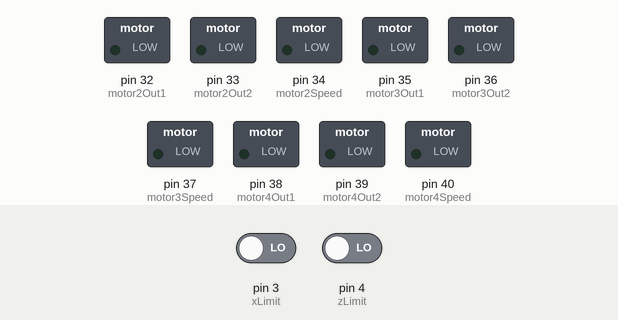
Simulated run of this sketch. Board: Arduino Mega 2560, built with avr-gcc and run on an emulated ATmega2560. Shown: switched loads named in the sketch (green lamp = pin HIGH). The inputs (shaded band) are chosen by the test bench; at power-on: pin 3 (xLimit) LOW, pin 4 (zLimit) LOW.

Above: at 1.2 s.
1.3 s: pin 3 (xLimit) driven HIGH
At 1.8 s:
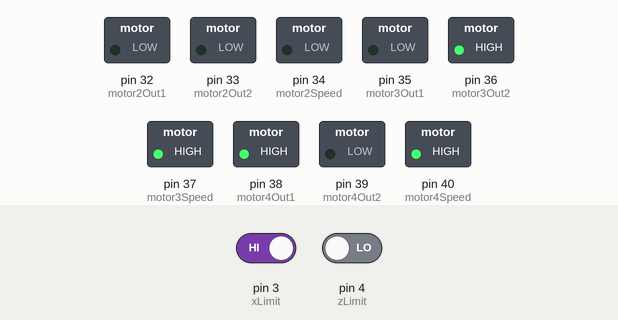
2.8 s: pin 4 (zLimit) driven HIGH
At 4.1 s:
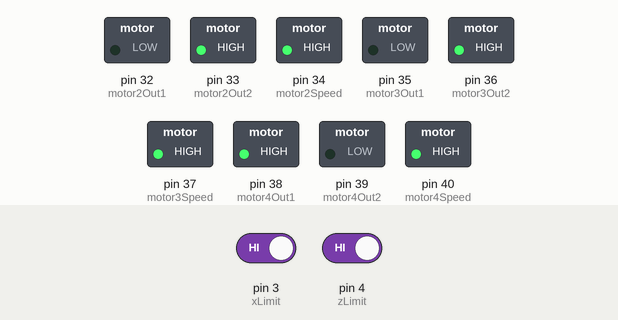
Timing chart, 0 to 5.8 s (numbered marks = the images above; inputs shaded):
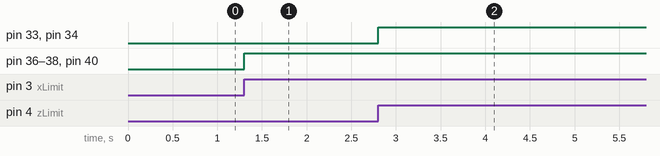

Measured:
- after the input at 1.3 s, pin 36 (motor3Out2), pin 37 (motor3Speed), pin 38 (motor4Out1), pin 40 (motor4Speed): LOW → HIGH at once
- after the input at 2.8 s, pin 33 (motor2Out2), pin 34 (motor2Speed): LOW → HIGH at once

The sketch:

hometest.ino
```cpp
void returnToHome();

// Motor 2 (X axis; claw gantry) pins
int motor2Out1 = 32;
int motor2Out2 = 33;
int motor2Speed = 34; // Speed control, 0-255
// Motor 3 (Z axis; lower gantry) pins
int motor3Out1 = 35;
int motor3Out2 = 36;
int motor3Speed = 37; // Speed control, 0-255
// Motor 4 (Z axis; lower gantry) pins
int motor4Out1 = 38;
int motor4Out2 = 39;
int motor4Speed = 40; // Speed control, 0-255

// PWM input: Limit switches
const int xLimit = 3;
const int zLimit = 4;

void setup(){
    // Motor 2 (X axis; claw gantry) pins
    pinMode(motor2Out1, OUTPUT);
    pinMode(motor2Out2, OUTPUT);
    pinMode(motor2Speed, OUTPUT); // Speed control, 0-255
    // Motor 3 (Z axis; lower gantry) pins
    pinMode(motor3Out1, OUTPUT);
    pinMode(motor3Out2, OUTPUT);
    pinMode(motor3Speed, OUTPUT); // Speed control, 0-255
    // Motor 4 (Z axis; lower gantry) pins
    pinMode(motor4Out1, OUTPUT);
    pinMode(motor4Out2, OUTPUT);
    pinMode(motor4Speed, OUTPUT); // Speed control, 0-255

    pinMode(xLimit, INPUT);
    pinMode(zLimit, INPUT);
}

void loop(){
    returnToHome();
}

void returnToHome(){
    while(digitalRead(xLimit) == HIGH || digitalRead(zLimit) == HIGH){
        if(digitalRead(xLimit) == HIGH){
            digitalWrite(motor3Out1, LOW); // MOTOR 1 FORWARD OFF
            digitalWrite(motor3Out2, HIGH); // REVERSE ON
            digitalWrite(motor3Speed, 255); // SPEED MAX
            digitalWrite(motor4Out1, HIGH); // MOTOR 2 FORWARD ON
            digitalWrite(motor4Out2, LOW); // REVERSE OFF
            digitalWrite(motor4Speed, 255); // SPEED MAX
            Serial.println("RETURNING TO Z HOME");
        }
        if(digitalRead(zLimit) == HIGH){
            digitalWrite(motor2Out1, LOW); // MOTOR 1 FORWARD OFF
            digitalWrite(motor2Out2, HIGH); // REVERSE ON
            digitalWrite(motor2Speed, 255); // SPEED MAX
            Serial.println("RETURNING TO X HOME");
        }
    }

    Serial.println("WELCOME HOME");
}
```
